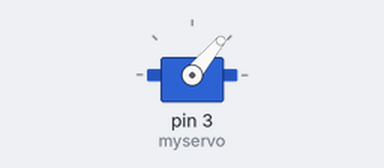
The sketch below on a simulated Arduino Uno, built with avr-gcc and run on an emulated ATmega328P. On the bench: servo.

Above: at 0.1 s.
At 5.4 s:
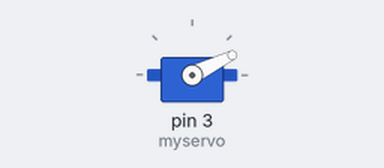
At 10.4 s:
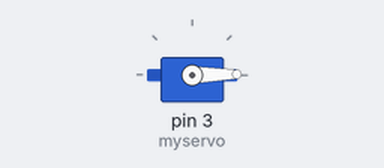
At 18.1 s:
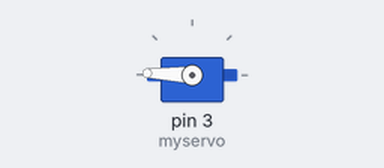
Timing chart, 0 to 19.6 s (numbered marks = the images above):
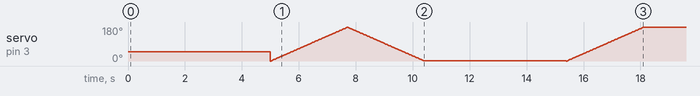

The sketch:

centrifuge.ino
```cpp
#include <Servo.h>

Servo myservo;

int pos = 0;

void setup() //this doesn't work! Replace with the one from the laptop.
{
  myservo.attach(3);  // attaches the servo on pin 9 to the servo object
  myservo.write(50);
  delay(5000);
  for(pos = 0; pos < 179; pos += 1)  // goes from 0 degrees to 180 degrees
  {                                  // in steps of 1 degree
    myservo.write(pos);              // tell servo to go to position in variable 'pos'
    delay(15);                       // waits 15ms for the servo to reach the position
  }
  for(pos = 179; pos>=1; pos-=1)     // goes from 180 degrees to 0 degrees
  {
    myservo.write(pos);              // tell servo to go to position in variable 'pos'
    delay(15);                       // waits 15ms for the servo to reach the position
  }
  delay(5000);
    for(pos = 0; pos < 179; pos += 1)  // goes from 0 degrees to 180 degrees
  {                                  // in steps of 1 degree
    myservo.write(pos);              // tell servo to go to position in variable 'pos'
    delay(15);                       // waits 15ms for the servo to reach the position
  }
//  for(pos = 179; pos>=1; pos-=1)     // goes from 180 degrees to 0 degrees
//  {
//    myservo.write(pos);              // tell servo to go to position in variable 'pos'
//    delay(15);                       // waits 15ms for the servo to reach the position
//  }
//  delay(5000);
//  for(pos = 0; pos < 179; pos += 1){
//    myservo.write(pos);
//    delay(60);
//  }
}

void loop()
{

}
```
